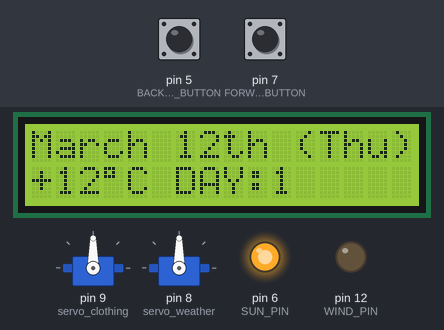
Recording of a sketch running on a simulated Arduino Uno, built with avr-gcc and run on an emulated ATmega328P. Parts: 2 × servo, 16×2 character LCD, output pins drawn as LEDs (lit = HIGH). The inputs (shaded band) are chosen by the test bench; at power-on: pin 7 (FORWARD_BUTTON) LOW, pin 5 (BACKWARD_BUTTON) LOW. What the sketch prints to the serial monitor is not drawn.

Above: at 3.5 s.
3.6 s: pin 7 (FORWARD_BUTTON) pulled HIGH for 0.25 s
At 5.0 s:
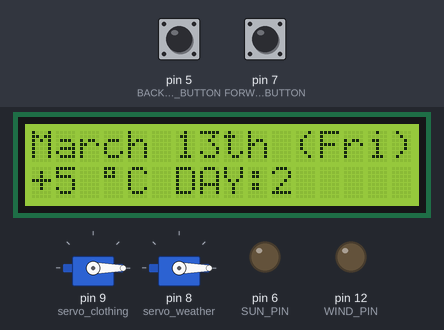
5.7 s: pin 7 (FORWARD_BUTTON) pulled HIGH for 3.2 s
At 6.9 s:
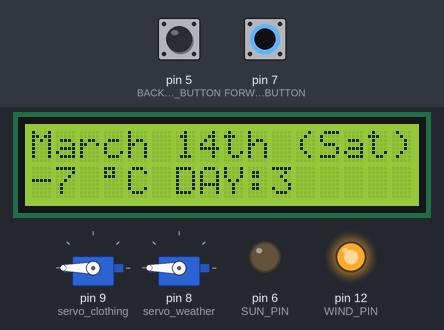
10.4 s: pin 7 (FORWARD_BUTTON) pulled HIGH for 1 s
At 11.9 s:
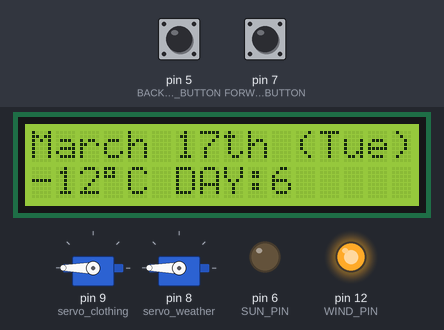
12.9 s: pin 7 (FORWARD_BUTTON) pulled HIGH for 0.25 s
At 14.6 s:
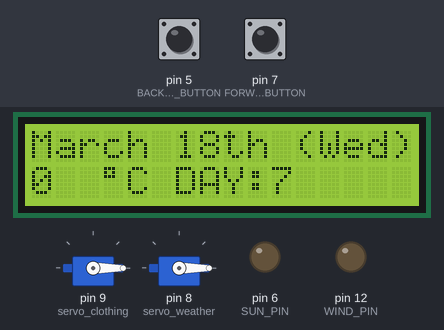
15.0 s: pin 5 (BACKWARD_BUTTON) pulled HIGH for 0.25 s
At 15.5 s:
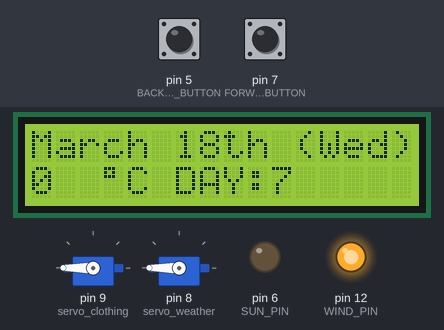
17.1 s: pin 5 (BACKWARD_BUTTON) pulled HIGH for 1 s
At 18.4 s:
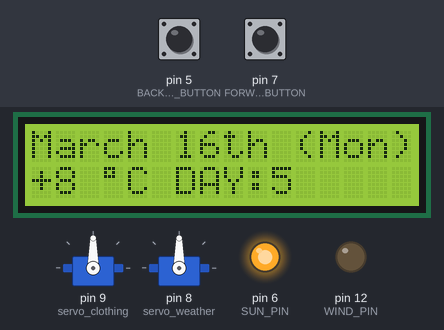
Timing chart, 0 to 20.1 s (numbered marks = the images above; inputs shaded):
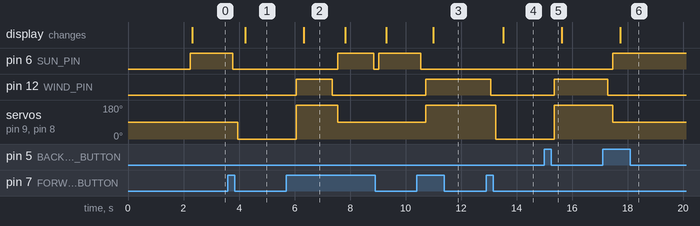

Measured:
- after the input at 3.6 s, pin 6 (SUN_PIN): HIGH → LOW after 0.17 s; servo on pin 9 (servo_clothing), servo on pin 8 (servo_weather): 90° → 0° after 0.35 s; the display: changes after 0.62 s (image 1)
- after the input at 5.7 s, pin 6 (SUN_PIN): LOW → HIGH after 1.8 s, → LOW 1.3 s later, → HIGH 0.19 s later; pin 12 (WIND_PIN): LOW → HIGH after 0.36 s, → LOW 1.3 s later; servo on pin 9 (servo_clothing), servo on pin 8 (servo_weather): 0° → 180° after 0.36 s, → 90° 1.5 s later; the display: changes after 0.63 s (image 2)
- after the input at 10.4 s, pin 6 (SUN_PIN): HIGH → LOW after 0.15 s; pin 12 (WIND_PIN): LOW → HIGH after 0.33 s; servo on pin 9 (servo_clothing), servo on pin 8 (servo_weather): 90° → 180° after 0.33 s; the display: changes after 0.60 s (image 3)
- after the input at 12.9 s, pin 12 (WIND_PIN): HIGH → LOW after 0.17 s; servo on pin 9 (servo_clothing), servo on pin 8 (servo_weather): 180° → 0° after 0.35 s; the display: changes after 0.62 s (image 4)
- after the input at 15.0 s, pin 12 (WIND_PIN): LOW → HIGH after 0.36 s; servo on pin 9 (servo_clothing), servo on pin 8 (servo_weather): 0° → 180° after 0.36 s
- after the input at 17.1 s, pin 6 (SUN_PIN): LOW → HIGH after 0.37 s; pin 12 (WIND_PIN): HIGH → LOW after 0.18 s; servo on pin 9 (servo_clothing), servo on pin 8 (servo_weather): 180° → 90° after 0.37 s; the display: changes after 0.64 s (image 6)
- what the display in image 2 shows lasts 1.5 s, from 6.3 s to 7.8 s

The sketch:

weather.ino
```cpp
#include <Servo.h>
#include <LiquidCrystal.h>

LiquidCrystal lcd(14, 15, 16, 17, 18, 19);

/* Set constants for weather and objects/clothing (used for rotation angle calculation) */
const int WEATHER_SUN = 90;
const int WEATHER_SNOW = 180;
const int WEATHER_RAIN = 0;
const int CLOTHING_SUN = 90;
const int CLOTHING_SNOW = 180;
const int CLOTHING_RAIN = 0;

/* Set weather, day data stream information */
int WEATHER_FORECAST [] = {WEATHER_SUN, WEATHER_RAIN, WEATHER_SNOW, WEATHER_SUN, WEATHER_SUN, WEATHER_SNOW, WEATHER_RAIN};
String DAY [] = {"March 12th (Thu)", "March 13th (Fri)", "March 14th (Sat)", "March 15th (Sun)", "March 16th (Mon)", "March 17th (Tue)", "March 18th (Wed)"};
String DEGREE_VALUES [] = {"+12", "+5", "-7", "+10", "+8", "-12", "0"};
int CURRENT_DAY = 0;

Servo servo_clothing;
Servo servo_weather;

/* Pin constants to go forward, backward, sun and wind */
const int FORWARD_BUTTON = 7;
const int BACKWARD_BUTTON = 5;
const int SUN_PIN = 6;
const int WIND_PIN = 12;

int count = 200;

void setup() {
  /* Set pins, input, output */
  servo_clothing.attach(9);
  servo_weather.attach(8);
  pinMode (BACKWARD_BUTTON, INPUT);
  pinMode (FORWARD_BUTTON,INPUT);
  pinMode (SUN_PIN, OUTPUT);
  pinMode(WIND_PIN, OUTPUT);
  Serial.begin(9600);

  /* LCD won't start properly if there is no delay (delay is a must) */
  lcd.begin(16, 2);
  delay(2000);

  /* Set weather for current day */
  CURRENT_DAY = 0;
  weatherChange(WEATHER_FORECAST[CURRENT_DAY]);

  lcd.print("hello");
}

/* Shows weather on lcd, change weather conditions for the next or previous day */
void loop() {
   show_day_and_weather_on_lcd();

   /* Change state to the next DAY on click forward. Make sure to stop at 7th day*/
   if ((digitalRead(FORWARD_BUTTON)==HIGH) && (CURRENT_DAY < (sizeof(WEATHER_FORECAST)/sizeof(WEATHER_FORECAST[0])-1)) && (count>5) ){
    count = 0;
    CURRENT_DAY = CURRENT_DAY + 1;
    weatherChange(WEATHER_FORECAST[CURRENT_DAY]);
   }

   /* Change state to the previous DAY on click backwar. Make sure to stop atcurrent day*/
   if ((digitalRead(BACKWARD_BUTTON)==HIGH) && CURRENT_DAY > 0 && (count>5)){
    count = 0;
    CURRENT_DAY = CURRENT_DAY -1;
    weatherChange(WEATHER_FORECAST[CURRENT_DAY]);
   }

   count =count + 1;
   delay(200);
}

/* Shows day, weather information on display in a proper position (Reference 1)*/
void show_day_and_weather_on_lcd(){
   lcd.clear();
   lcd.setCursor(0, 0);
   lcd.print(DAY[CURRENT_DAY]);
   lcd.setCursor(0, 1);
   lcd.print(DEGREE_VALUES[CURRENT_DAY]);
   lcd.setCursor(3, 1);
   lcd.print(char(223));
   lcd.setCursor(4, 1);
   lcd.print("C");
   lcd.setCursor(6, 1);
   lcd.print("DAY: ");
   lcd.setCursor(10, 1);
   lcd.print(CURRENT_DAY+1);
}


/* Sends request to python listener to update song (Reference 2)*/
void send(String message){
  Serial.println(message);
  Serial.print("\n");
  Serial.flush();
  delay(50);
}


/* Changes clothing (Refernce 3)*/
void changeClothing(int clothing){
  servo_clothing.write(clothing);
}


/* Updates weather condition settings based on parameter weather (References 3, 4) */
void weatherChange(int weather){
  /* Resets settings from previous state: */
  digitalWrite(SUN_PIN, LOW);
  digitalWrite(WIND_PIN, LOW);
  send("StopBirds");
  send("StopWind");
  send("StopRain");

  /* Change weather, clothing and song based on parameter weather:*/
  servo_weather.write(weather);
  switch (weather) {
  case WEATHER_SUN:
    changeClothing(CLOTHING_SUN);
    digitalWrite(SUN_PIN, HIGH);
    send("StartBirds");
    break;
  case WEATHER_RAIN:
    changeClothing(CLOTHING_RAIN);
    send("StartRain");
    break;
  case WEATHER_SNOW:
    digitalWrite(WIND_PIN, HIGH);
    changeClothing(CLOTHING_SNOW);
    send("StartWinter");
    break;
  default:
    break;
  }
}

/* REFERENCES:
* 1) Code for Assignment 1:
* https://github.com/Olga-Chitsvarina/Arduino/blob/master/lcd_display/lcd_display.ino
* 2) Code from first trial with Python Script for Assignment 2:
* https://github.com/Olga-Chitsvarina/Arduino-Musical-Instrument/commit/9d6f0b9ff605cd5f3fa7680977aacec84ca2638b
* 3) Build in Arduino IDE examples for
* Servo (Knob, Sweep), Basics (Blink)
* 4) This video that explains basics of working with transistors:
* https://www.youtube.com/watch?v=gEMBXxWKUS0
*/
```
